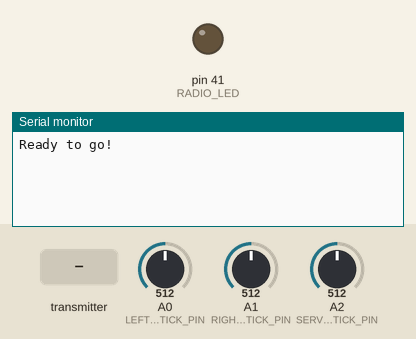
Simulated run of this program. Board: Arduino Mega 2560, built with avr-gcc and run on an emulated ATmega2560. Parts: output pins drawn as LEDs (lit = HIGH), the last lines printed to the serial monitor. The test bench sets the inputs (shaded band); at power-on: A0 (LEFT_JOYSTICK_PIN) = 512, A1 (RIGHT_JOYSTICK_PIN) = 512, A2 (SERVO_JOYSTICK_PIN) = 512. No radio packets arrive unless stated.

Above: at 1.2 s.
1.3 s: the transmitter starts sending xPosition = 256
At 1.8 s:
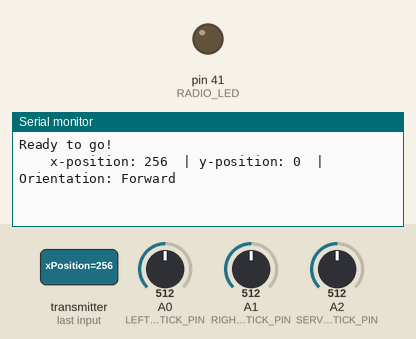
2.8 s: the transmitter starts sending orientation = 0
At 4.1 s:
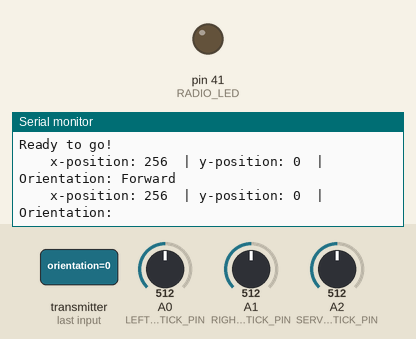

The program:

main.cpp
```cpp
#include <Arduino.h>
#include <RF24.h>

/*
* Arduino Wireless Communication Tutorial
*     Example 2 - Transmitter Code
*
* by Dejan Nedelkovski, www.HowToMechatronics.com
*
* Library: TMRh20/RF24, https://github.com/tmrh20/RF24/
*/


#define RADIO_LED 41
#define LEFT_JOYSTICK_PIN A0
#define RIGHT_JOYSTICK_PIN A1
#define SERVO_JOYSTICK_PIN A2


RF24 radio(7, 8); // CE, CSN
const byte addresses[][6] = {"00001", "00002"};

// Max size of this struct is 32 bytes - NRF24L01 buffer limit
struct Data_Package {
  int leftJoystick = 512;
  int rightJoystick = 512;
  int servoJoystick = 512;

  int xPosition = 0;
  int yPosition = 0;
  char orientation = 'F';
};

Data_Package data;

int xPrev = 0;
int yPrev = 0;
char orientationPrev = 'F';

void setup() {
  pinMode(RADIO_LED, OUTPUT);
  pinMode(LEFT_JOYSTICK_PIN, INPUT);
  pinMode(RIGHT_JOYSTICK_PIN, INPUT);
  pinMode(SERVO_JOYSTICK_PIN, INPUT);

  Serial.begin(9600);
  Serial.println("Ready to go!"); Serial.println(); Serial.println();

  radio.begin();
  radio.openWritingPipe(addresses[1]); // 00002
  radio.openReadingPipe(1, addresses[0]); // 00001
  radio.setPALevel(RF24_PA_HIGH);
}

void loop() {
  /*
  Radio Communication - happens at the beginning of every loop
  */
  delay(2);
  radio.stopListening();
  data.leftJoystick = analogRead(LEFT_JOYSTICK_PIN);
  data.rightJoystick = analogRead(RIGHT_JOYSTICK_PIN);
  data.servoJoystick = analogRead(SERVO_JOYSTICK_PIN);

  // Serial.print("    Right Stick: ");
  // Serial.print(data.leftJoystick);
  // Serial.print("  | Left Stick: ");
  // Serial.print(data.rightJoystick);
  // Serial.print("  | Servo: ");
  // Serial.println(data.servoJoystick);

  radio.write(&data, sizeof(Data_Package));

  delay(2);
  radio.startListening();
  if(radio.available()) {
    digitalWrite(RADIO_LED, HIGH);
  }
  else {
    digitalWrite(RADIO_LED, LOW);
  }
  while (!radio.available());
  radio.read(&data, sizeof(Data_Package));

  if ( (data.xPosition != xPrev) || (data.yPosition != yPrev) || (data.orientation != orientationPrev) ){
    xPrev = data.xPosition;
    yPrev = data.yPosition;
    orientationPrev = data.orientation;

    Serial.print("    x-position: ");
    Serial.print(data.xPosition);
    Serial.print("  | y-position: ");
    Serial.print(data.yPosition);
    Serial.print("  | Orientation: ");
    if(data.orientation == 'F') {
      Serial.println("Forward");
    }
    else if(data.orientation == 'L') {
      Serial.println("Left");
    }
    else if(data.orientation == 'B') {
      Serial.println("Backward");
    }
    else if(data.orientation == 'R') {
      Serial.println("Right");
    }
  }
}
```

Measured:
- after the input at 1.3 s, the serial monitor: prints a new line at once (image 1)
- after the input at 2.8 s, the serial monitor: prints a new line at once (image 2)
